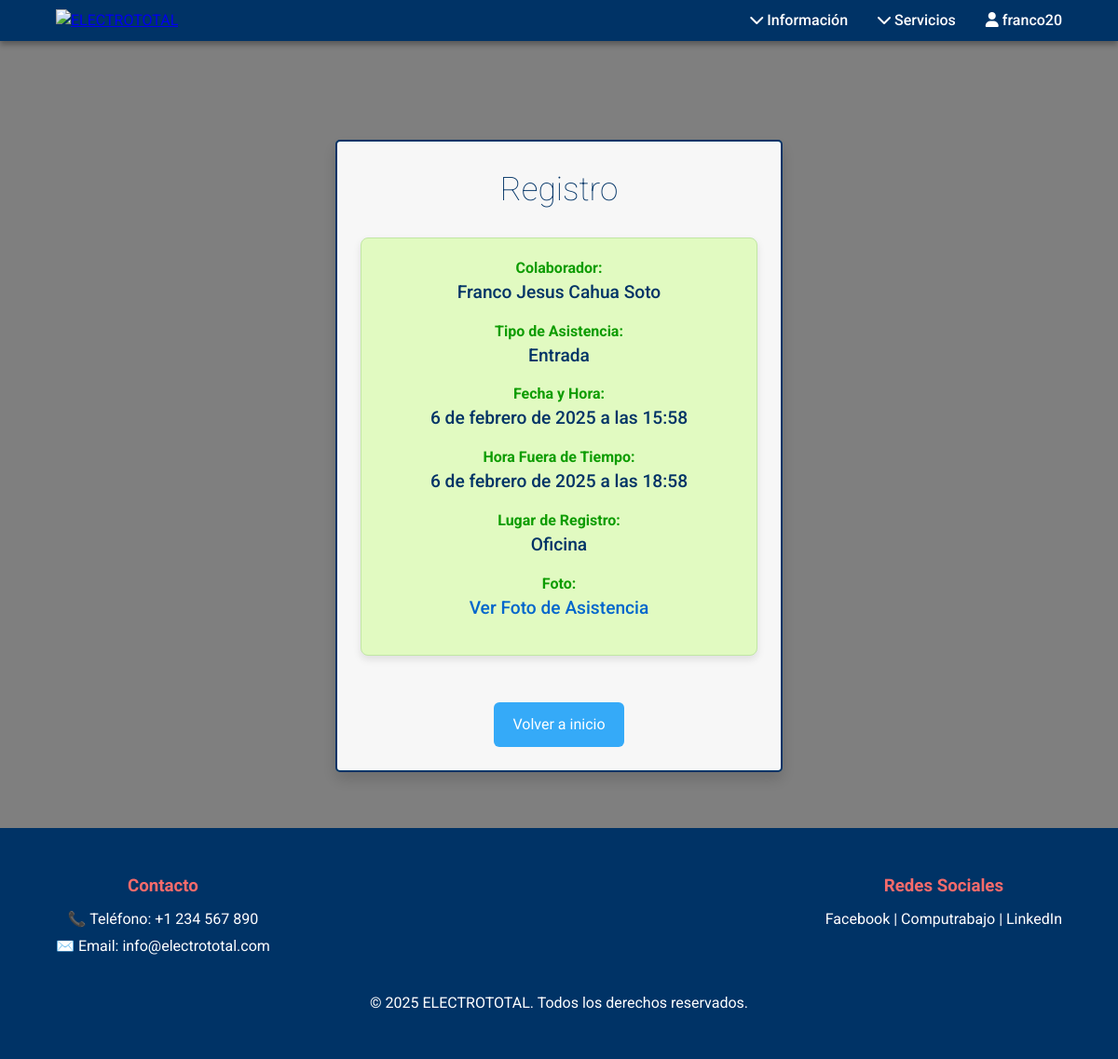
The page /personal/record/55/ (signed in) on the database as committed earlier.
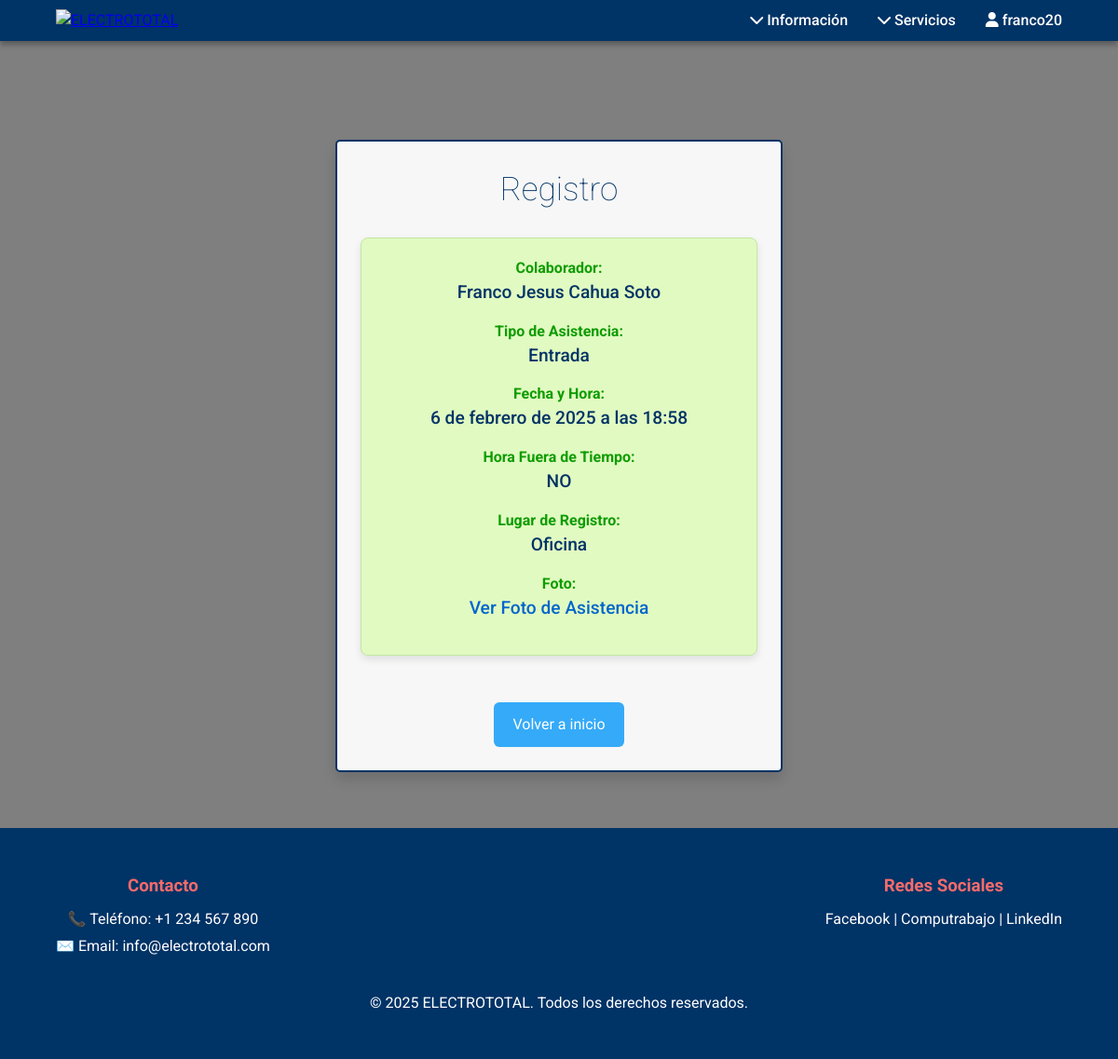
The same page on the database as committed later.
### personal/models.py (models this page shows, shortened)
class Record(models.Model):
    isDelete= models.BooleanField(default=False)
    typeIsInput= models.BooleanField(default=True)
    placeIsOffice=models.BooleanField(default=False)
    collaborator=models.ForeignKey(Collaborator, on_delete=models.CASCADE)
    placeDescription=models.CharField(max_length=30,blank=True,null=True)
    partialDateTime = models.DateTimeField(default=timezone.now )
    dateTime=models.DateTimeField(default=timezone.now)
    unTimelyDateTime = models.DateTimeField(null=True, blank=True)
    photo = models.ImageField(upload_to='fotos_asistencia/')
    objects=ModelManager()

class Collaborator(models.Model):
    isDelete= models.BooleanField(default=False)
    user = models.OneToOneField(CustomUser, on_delete=models.CASCADE)
    favoritePlaceIsOffice=models.BooleanField(default=False)
    isWorking=models.IntegerField(default=-1)
    objects=ModelManager()

class CustomUser(AbstractUser):
    isDelete= models.BooleanField(default=False)
    isAdmin = models.BooleanField(default=False)

### personal/views.py (the view)
# urls.py: path('record/<int:record_id>/', views.recordDetailView, name='record'), #user OK
@login_required
def recordDetailView(request, record_id):
    record = Record.objects.get(id=record_id)
    return render(request, 'record.html', {'record': record})

### personal/templates/record.html (shortened to what this page needs)
{% extends 'base.html' %}
{% block content %}
    <main class="form-container">
        <h1 class="titulo-confirmacion">Registro</h1>
        <div class="mensaje-exito">
            <div class="info-dato-container">
                <p><strong>Colaborador:</strong></p>
                <p class="info-dato">{{ record.collaborator.user.first_name }}</p>
            </div>
            <div class="info-dato-container">
                <p><strong>Tipo de Asistencia:</strong></p>
                <p class="info-dato"> {% if record.typeIsInput %}Entrada{% else %}Salida{% endif %}</p>
            </div>
            <div class="info-dato-container">
                <p><strong>Fecha y Hora:</strong></p>
                <p class="info-dato">{{ record.dateTime }}</p>
            </div>
            <div class="info-dato-container">
                <p><strong>Hora Fuera de Tiempo:</strong></p>
                <p class="info-dato"> {% if record.unTimelyDateTime %}{{ record.unTimelyDateTime }}{% else %}NO{% endif %}</p>
            </div>
            <div class="info-dato-container">
                <p><strong>Lugar de Registro:</strong></p>
                <p class="info-dato" > {% if record.placeIsOffice %}Oficina{% else %}{{ record.placeDescription }}{% endif %}</p>
            </div>
            <div class="info-dato-container">
                <p><strong>Foto:</strong></p>
                <a href="{{ record.photo.url }}" target="_blank" class="link-foto">Ver Foto de Asistencia</a>
            </div>
        </div>
        <a href="{% url 'home' %}" class="btn-volver">Volver a inicio</a>
    </main>
{% endblock %}

Rows that differ between the two databases and show on the page:
changed Record "Franco Jesus Cahua Soto": dateTime "6 de febrero de 2025 a las 15:58" → "6 de febrero de 2025 a las 18:58"; unTimelyDateTime "6 de febrero de 2025 a las 18:58" → (not shown)
Other text that changed with them:
text now shown: "NO"
